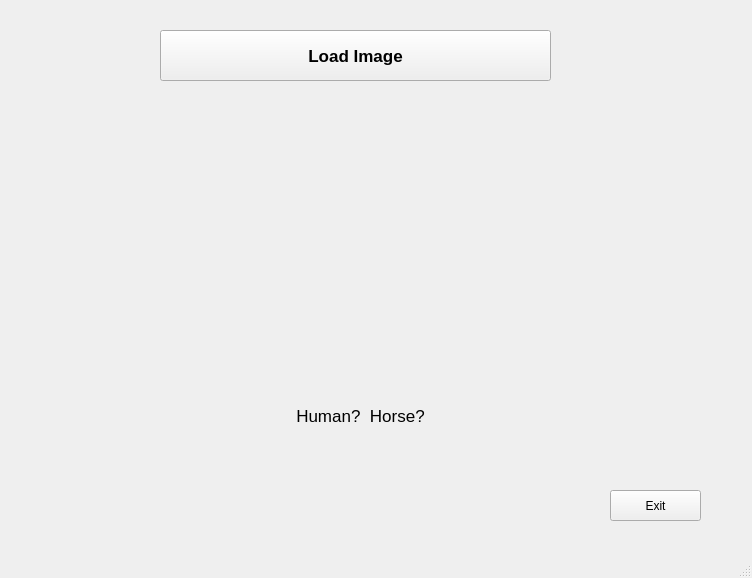
<?xml version="1.0" encoding="UTF-8"?>
<ui version="4.0">
 <class>MainWindow</class>
 <widget class="QMainWindow" name="MainWindow">
  <property name="geometry">
   <rect>
    <x>0</x>
    <y>0</y>
    <width>752</width>
    <height>578</height>
   </rect>
  </property>
  <property name="windowTitle">
   <string>MainWindow</string>
  </property>
  <widget class="QWidget" name="centralwidget">
   <widget class="QPushButton" name="btn_select">
    <property name="geometry">
     <rect>
      <x>160</x>
      <y>30</y>
      <width>391</width>
      <height>51</height>
     </rect>
    </property>
    <property name="font">
     <font>
      <pointsize>13</pointsize>
      <weight>75</weight>
      <bold>true</bold>
     </font>
    </property>
    <property name="text">
     <string>Load Image</string>
    </property>
   </widget>
   <widget class="QPushButton" name="btn_exit">
    <property name="geometry">
     <rect>
      <x>610</x>
      <y>490</y>
      <width>91</width>
      <height>31</height>
     </rect>
    </property>
    <property name="text">
     <string>Exit</string>
    </property>
   </widget>
   <widget class="QLabel" name="lbl_image">
    <property name="geometry">
     <rect>
      <x>110</x>
      <y>100</y>
      <width>481</width>
      <height>261</height>
     </rect>
    </property>
    <property name="text">
     <string/>
    </property>
    <property name="pixmap">
     <pixmap>../../../OneDrive/바탕 화면/과제_사람_말/human_horse.jpg</pixmap>
    </property>
    <property name="scaledContents">
     <bool>true</bool>
    </property>
   </widget>
   <widget class="QLabel" name="lbl_predict">
    <property name="geometry">
     <rect>
      <x>190</x>
      <y>400</y>
      <width>341</width>
      <height>31</height>
     </rect>
    </property>
    <property name="font">
     <font>
      <pointsize>13</pointsize>
     </font>
    </property>
    <property name="text">
     <string>Human?  Horse?</string>
    </property>
    <property name="alignment">
     <set>Qt::AlignCenter</set>
    </property>
   </widget>
  </widget>
  <widget class="QMenuBar" name="menubar">
   <property name="geometry">
    <rect>
     <x>0</x>
     <y>0</y>
     <width>752</width>
     <height>21</height>
    </rect>
   </property>
  </widget>
  <widget class="QStatusBar" name="statusbar"/>
 </widget>
 <resources/>
 <connections/>
</ui>
